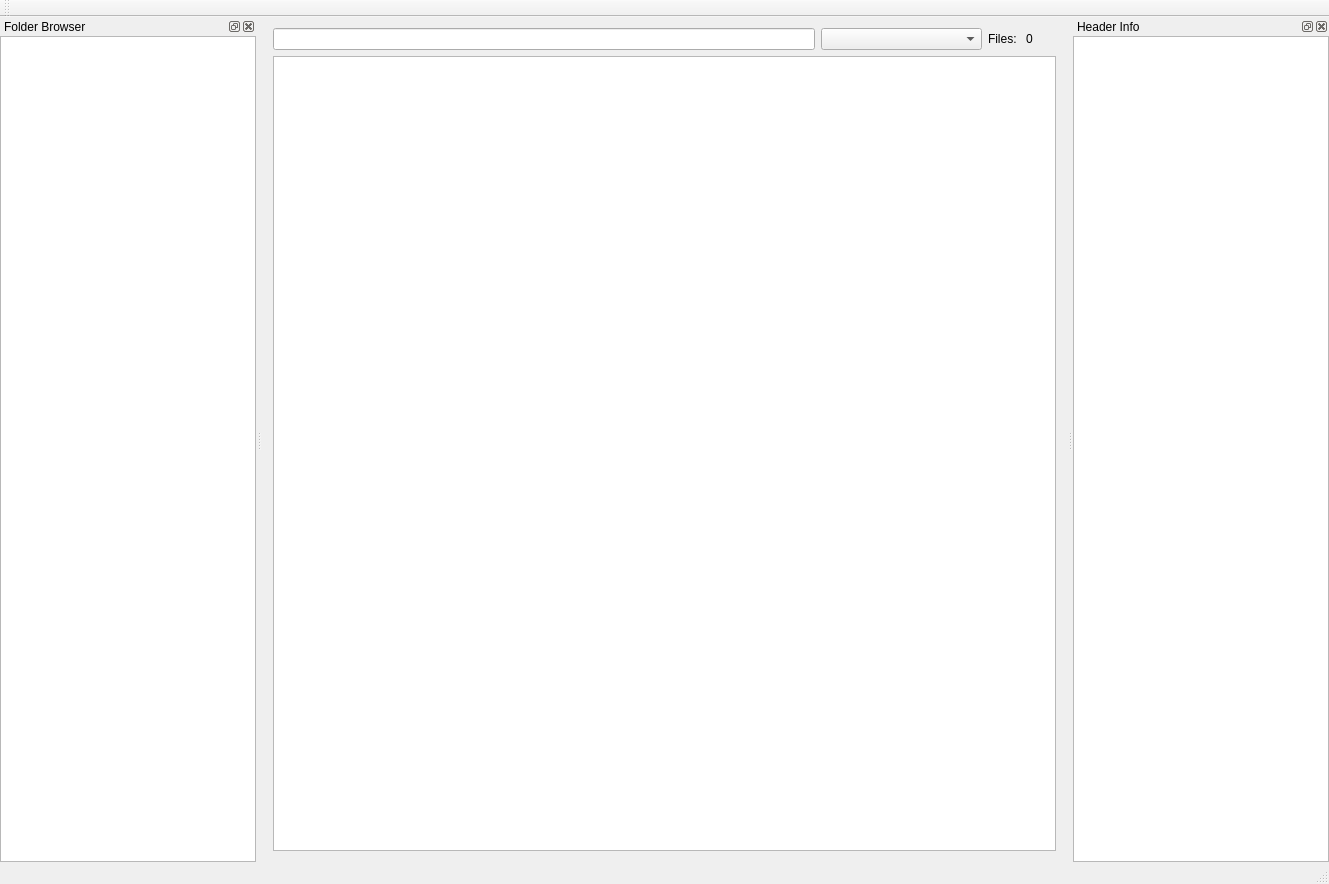
<?xml version="1.0" encoding="UTF-8"?>
<ui version="4.0">
 <class>MyDesignEditorEBDClass</class>
 <widget class="QMainWindow" name="MyDesignEditorEBDClass">
  <property name="geometry">
   <rect>
    <x>0</x>
    <y>0</y>
    <width>1329</width>
    <height>884</height>
   </rect>
  </property>
  <property name="windowTitle">
   <string>MyDesignEditorEBD</string>
  </property>
  <widget class="QWidget" name="centralWidget">
   <layout class="QGridLayout" name="gridLayout_4">
    <item row="1" column="0" colspan="2">
     <widget class="DesignListWidget" name="lWImages"/>
    </item>
    <item row="0" column="0" colspan="2">
     <layout class="QGridLayout" name="gridLayout_3">
      <item row="0" column="0">
       <widget class="QLineEdit" name="lEPath"/>
      </item>
      <item row="0" column="1">
       <widget class="QComboBox" name="cBSort">
        <property name="minimumSize">
         <size>
          <width>161</width>
          <height>0</height>
         </size>
        </property>
       </widget>
      </item>
      <item row="0" column="2">
       <widget class="QLabel" name="label_2">
        <property name="text">
         <string>Files: </string>
        </property>
       </widget>
      </item>
      <item row="0" column="3">
       <widget class="QLabel" name="lBFileCount">
        <property name="minimumSize">
         <size>
          <width>30</width>
          <height>0</height>
         </size>
        </property>
        <property name="text">
         <string>0</string>
        </property>
       </widget>
      </item>
     </layout>
    </item>
   </layout>
  </widget>
  <widget class="QMenuBar" name="menuBar">
   <property name="geometry">
    <rect>
     <x>0</x>
     <y>0</y>
     <width>1329</width>
     <height>21</height>
    </rect>
   </property>
  </widget>
  <widget class="QToolBar" name="mainToolBar">
   <attribute name="toolBarArea">
    <enum>TopToolBarArea</enum>
   </attribute>
   <attribute name="toolBarBreak">
    <bool>false</bool>
   </attribute>
  </widget>
  <widget class="QStatusBar" name="statusBar"/>
  <widget class="QDockWidget" name="dockWidget_2">
   <property name="windowTitle">
    <string>Header Info</string>
   </property>
   <attribute name="dockWidgetArea">
    <number>2</number>
   </attribute>
   <widget class="QWidget" name="dockWidgetContents">
    <layout class="QGridLayout" name="gridLayout">
     <property name="leftMargin">
      <number>0</number>
     </property>
     <property name="topMargin">
      <number>0</number>
     </property>
     <property name="rightMargin">
      <number>0</number>
     </property>
     <property name="bottomMargin">
      <number>0</number>
     </property>
     <item row="0" column="0">
      <widget class="QTableView" name="tView"/>
     </item>
    </layout>
   </widget>
  </widget>
  <widget class="QDockWidget" name="dockWidget">
   <property name="windowTitle">
    <string>Folder Browser</string>
   </property>
   <attribute name="dockWidgetArea">
    <number>1</number>
   </attribute>
   <widget class="QWidget" name="dockWidgetContents_2">
    <layout class="QGridLayout" name="gridLayout_2">
     <property name="leftMargin">
      <number>0</number>
     </property>
     <property name="topMargin">
      <number>0</number>
     </property>
     <property name="rightMargin">
      <number>0</number>
     </property>
     <property name="bottomMargin">
      <number>0</number>
     </property>
     <item row="0" column="0">
      <widget class="FileDirTreeView" name="tVDir"/>
     </item>
    </layout>
   </widget>
  </widget>
 </widget>
 <layoutdefault spacing="6" margin="11"/>
 <customwidgets>
  <customwidget>
   <class>FileDirTreeView</class>
   <extends>QTreeView</extends>
   <header>FileDirTreeView.h</header>
  </customwidget>
  <customwidget>
   <class>DesignListWidget</class>
   <extends>QListWidget</extends>
   <header>DesignListWidget.h</header>
  </customwidget>
 </customwidgets>
 <resources>
  <include location="MyDesignEditorEBD.qrc"/>
 </resources>
 <connections/>
</ui>
